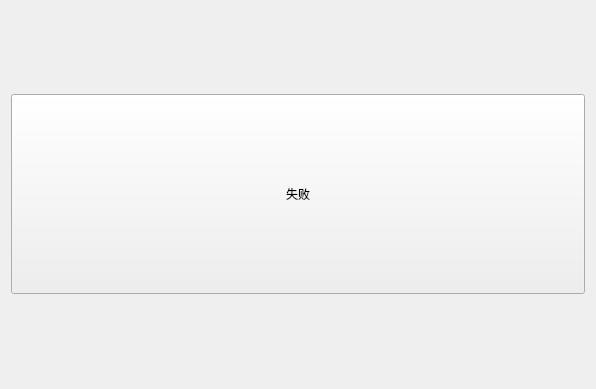
<?xml version="1.0" encoding="UTF-8"?>
<ui version="4.0">
 <class>defeatWindow</class>
 <widget class="QWidget" name="defeatWindow">
  <property name="geometry">
   <rect>
    <x>0</x>
    <y>0</y>
    <width>596</width>
    <height>389</height>
   </rect>
  </property>
  <property name="windowTitle">
   <string>Form</string>
  </property>
  <layout class="QGridLayout" name="gridLayout">
   <item row="0" column="0">
    <widget class="QPushButton" name="pushButton">
     <property name="minimumSize">
      <size>
       <width>0</width>
       <height>200</height>
      </size>
     </property>
     <property name="text">
      <string>失败</string>
     </property>
    </widget>
   </item>
  </layout>
 </widget>
 <resources/>
 <connections/>
</ui>
